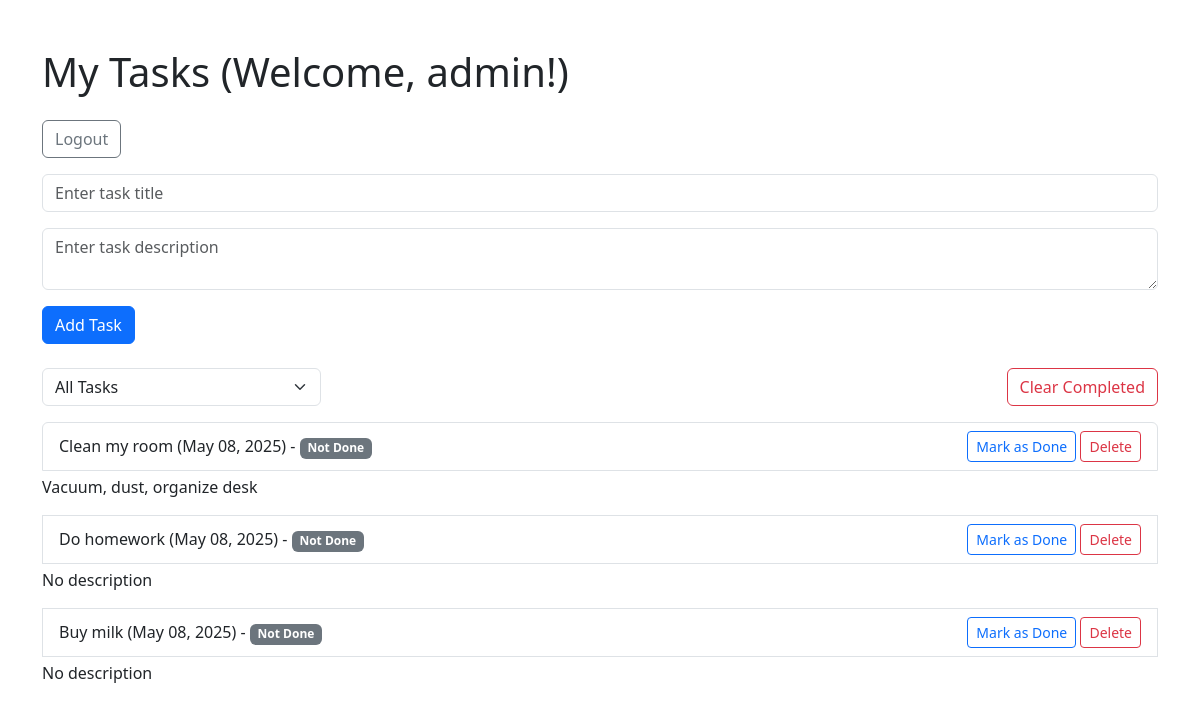
Page / (signed in) on the earlier database version.
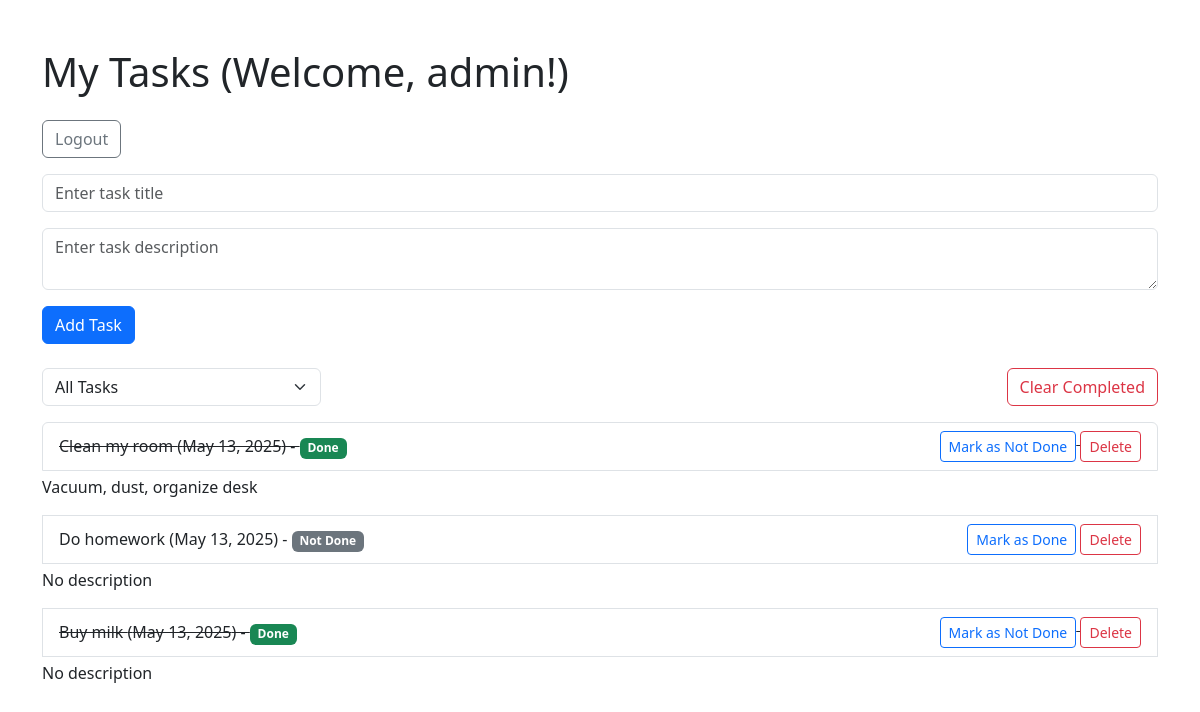
Same page on the later database version.
### tasks/models.py (models this page shows, shortened)
class Task(models.Model):
    user = models.ForeignKey(User, on_delete=models.CASCADE)
    title = models.CharField(max_length=200)
    description = models.TextField(blank=True)
    created_at = models.DateTimeField(auto_now_add=True)
    completed = models.BooleanField(default=False)

### tasks/views.py (the view, shortened to what this page needs)
# urls.py: path("", views.task_list, name="task_list"),
@login_required
def task_list(request):
    tasks = Task.objects.filter(user=request.user)
    filter_type = request.GET.get("filter", "all")
    if filter_type == "completed":
        tasks = tasks.filter(completed=True)
    elif filter_type == "not_completed":
        tasks = tasks.filter(completed=False)
    tasks = tasks.order_by("-created_at")
    return render(
        request, "tasks/task_list.html", {"tasks": tasks, "filter_type": filter_type}
    )

### tasks/templates/tasks/task_list.html (shortened to what this page needs)
<!DOCTYPE html>
<html lang="en">
<head>
    <link href="https://cdn.jsdelivr.net/npm/bootstrap@5.3.6/dist/css/bootstrap.min.css" rel="stylesheet">
</head>
<body>
    <div class="container mt-5">
        <h1 class="mb-4">My Tasks (Welcome, {{ request.user.username }}!)</h1>
        <form method="post" action="{% url 'logout' %}" class="mb-3">
            <button type="submit" class="btn btn-outline-secondary">Logout</button>
        </form>
        <form method="post" class="mb-4">
            <div class="mb-3">
                <input type="text" name="title" placeholder="Enter task title" class="form-control">
            </div>
            <div class="mb-3">
                <textarea name="description" placeholder="Enter task description" class="form-control"></textarea>
            </div>
            <button type="submit" class="btn btn-primary">Add Task</button>
        </form>
        <div class="mb-3 d-flex justify-content-between">
            <form method="get" class="w-25">
                <select name="filter" class="form-select" onchange="this.form.submit()">
                    <option value="all" {% if filter_type == 'all' %}selected{% endif %}>All Tasks</option>
                </select>
            </form>
            <form method="post" action="{% url 'clear_completed' %}" onsubmit="return confirm('Are you sure you want to delete all completed tasks?');">
                <button type="submit" class="btn btn-outline-danger">Clear Completed</button>
            </form>
        </div>
        <ul class="list-group">
            {% for task in tasks %}
                <li class="list-group-item d-flex justify-content-between align-items-center {% if task.completed %}text-decoration-line-through{% endif %}">
                    <div>
                        {{ task.title }} ({{ task.created_at|date:"F d, Y" }}) -
                        {% if task.completed %}
                            <span class="badge bg-success">Done</span>
                        {% else %}
                            <span class="badge bg-secondary">Not Done</span>
                        {% endif %}
                    </div>
                    <div>
                        <form method="post" action="{% url 'toggle_task' task.id %}" style="display: inline;">
                            <button type="submit" class="btn btn-sm btn-outline-primary">{% if not task.completed %}Mark as Done{% else %}Mark as Not Done{% endif %}</button>
                        </form>
                        <form method="post" action="{% url 'delete_task' task.id %}" style="display: inline;">
                            <button type="submit" class="btn btn-sm btn-outline-danger">Delete</button>
                        </form>
                    </div>
                </li>
                <p class="mt-1">{% if task.description %}{{ task.description }}{% else %}No description{% endif %}</p>
            {% empty %}
                <li class="list-group-item">No tasks yet.</li>
            {% endfor %}
        </ul>
    </div>
</body>
</html>

Differences in the rows shown:
changed Task "Clean my room": created_at "May 08, 2025" → "May 13, 2025"; completed "Not Done Mark as Done" → "Done Mark as Not Done"
changed Task "Do homework": created_at "May 08, 2025" → "May 13, 2025"
changed Task "Buy milk": created_at "May 08, 2025" → "May 13, 2025"; completed "Not Done Mark as Done" → "Done Mark as Not Done"
